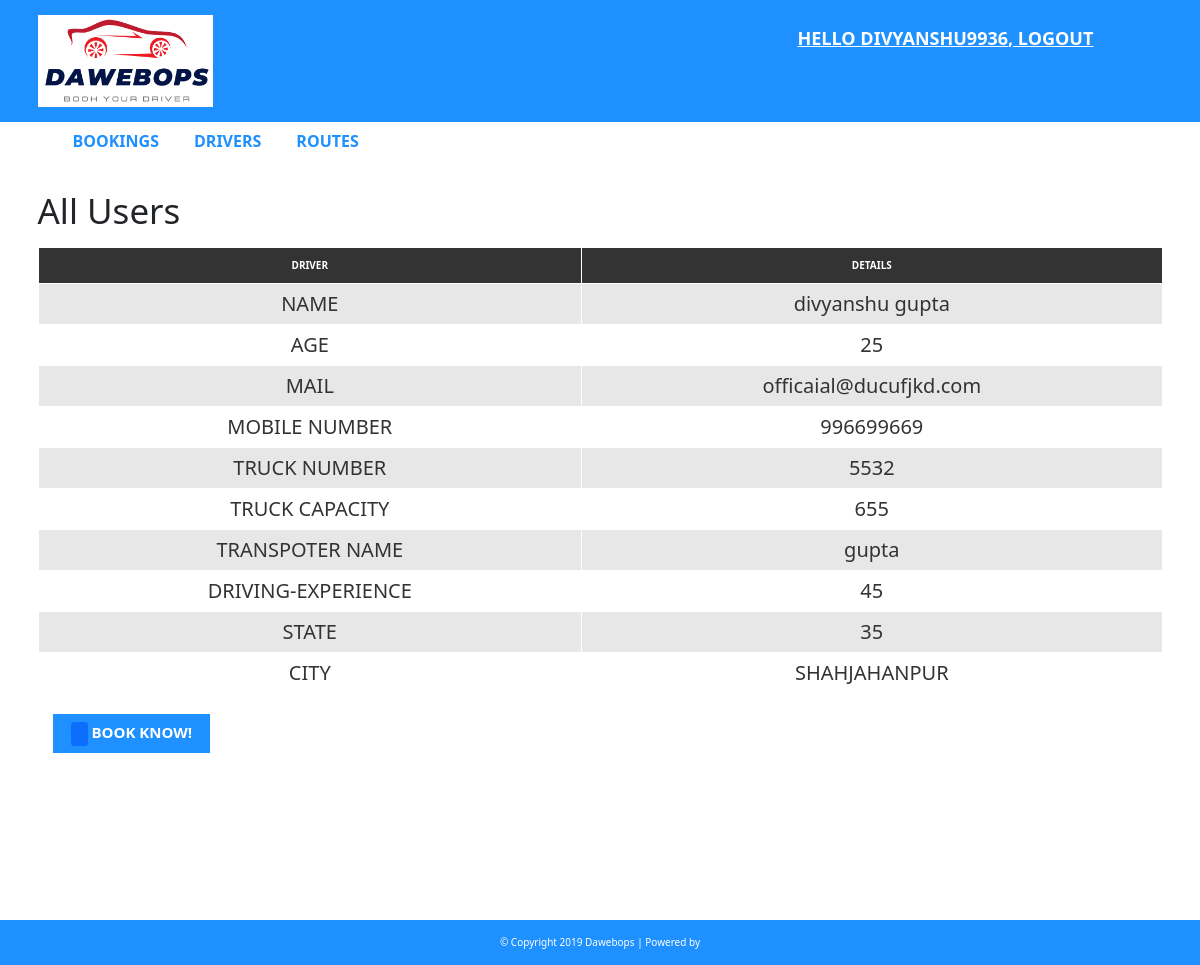
Screenshot of /admin/booking.php?id=106 (signed in) with the database file from the repository.
### tables this page shows
CREATE TABLE `user` (
  `user_id` int(10) UNSIGNED NOT NULL,
  `name` varchar(50) NOT NULL,
  `username` varchar(30) DEFAULT NULL,
  `mail` varchar(50) NOT NULL,
  `password` varchar(40) DEFAULT NULL,
  `usertype` varchar(50) NOT NULL,
  `moblie_number` int(11) NOT NULL
);

CREATE TABLE `driver` (
  `driver_id` int(10) NOT NULL,
  `uid` int(11) NOT NULL,
  `age` int(11) NOT NULL,
  `truck_number` int(50) NOT NULL,
  `truck_capacity` int(100) NOT NULL,
  `transpoter_name` varchar(50) NOT NULL,
  `driving_experience` int(11) NOT NULL,
  `state` varchar(15) NOT NULL,
  `city` varchar(15) NOT NULL
);

### admin/booking.php (the view)
<?php
	include 'header.php';
?>
<div id="admin-content">
      <div class="container">
          <div class="row">
              <div class="col-md-10">
                  <h1 class="admin-heading">All Users</h1>
              </div>
              <div class="col-md-2">
              </div>
              <div class="col-md-12">
                <?php
                        include "config.php";
                        $user_id = $_GET['id'];
                        $sql = "SELECT user.user_id,user.name, user.mail,user.moblie_number,driver.age,driver.truck_number,driver.truck_capacity,driver.transpoter_name,driver.driving_experience,driver.state,driver.city FROM user
                        LEFT JOIN driver ON driver.uid = user.user_id
                        WHERE user.user_id = {$user_id}";
                        $result = mysqli_query($conn, $sql) or die("Query Failed.");
                        if(mysqli_num_rows($result) > 0){
                          while($row = mysqli_fetch_assoc($result)) {
                      ?>
                  <table class="content-table">
                      <thead>
                          <th>DRIVER</th>
                          <th>DETAILS</th>
                      </thead>
                      <tbody>
                          <tr>
                              <td>NAME</td>
                              <td style="text-align: center;"><?php echo $row['name']; ?></td>
                          </tr>
                          <tr>
                              <td>AGE</td>
                              <td style="text-align: center;"><?php echo $row['age']; ?></td>
                          </tr><tr>
                              <td>MAIL</td>
                              <td style="text-align: center;"><?php echo $row['mail']; ?></td>
                          </tr><tr>
                              <td>MOBILE NUMBER</td>
                              <td style="text-align: center;"><?php echo $row['moblie_number']; ?></td>
                          </tr><tr>
                              <td>TRUCK NUMBER</td>
                              <td style="text-align: center;"><?php echo $row['truck_number']; ?></td>
                          </tr><tr>
                              <td>TRUCK CAPACITY</td>
                              <td style="text-align: center;"><?php echo $row['truck_capacity']; ?></td>
                          </tr><tr>
                              <td>TRANSPOTER NAME</td>
                              <td style="text-align: center;"><?php echo $row['transpoter_name']; ?></td>
                          </tr><tr>
                              <td>DRIVING-EXPERIENCE</td>
                              <td style="text-align: center;"><?php echo $row['driving_experience']; ?></td>
                          </tr><tr>
                              <td>STATE</td>
                              <td style="text-align: center;"><?php echo $row['state']; ?></td>
                          </tr><tr>
                              <td>CITY</td>
                              <td style="text-align: center;"><?php echo $row['city']; ?></td>
                          </tr>
                      </tbody>
                  </table>
           <div class="col-md-2" >
                     <a style="text-decoration: none;" class="add-new" href=""><input type="submit" name="submit" class="btn btn-primary" value="" required />
Book KNOW!</a>
              </div>
                  <?php
                          }
                        }else{
                          echo "<h2>No Record Found.</h2>";
                        }
                        ?>
              </div>
          </div>
      </div>
  </div>
<?php
	include 'footer.php';
?>

### admin/header.php (shortened to what this page needs)
<!DOCTYPE html>
<html lang="en">
    <head>
        <link rel="stylesheet" href="css/css/bootstrap.min.css" />
        <link rel="stylesheet" href="css/css/font-awesome.css">
        <link rel="stylesheet" href="css/css/style.css">
        <link href="https://cdn.jsdelivr.net/npm/bootstrap@5.0.1/dist/css/bootstrap.min.css" rel="stylesheet">
    </head>
    <body>
        <div id="header-admin">
            <div class="container">
                <div class="row">
                    <div class="col-md-2">
                        <a href="drivers.php"><img class="logo" src="images/news.png"></a>
                    </div>
                    <div class="col-md-offset-6  col-md-4">
                        <a href="logout.php" class="admin-logout">Hello <?php echo $_SESSION["username"]; ?>, logout</a>
                    </div>
                </div>
            </div>
        </div>
        <div id="admin-menubar">
            <div class="container">
                <div class="row">
                    <div class="col-md-12">
                       <ul class="admin-menu" >
                            <li>
                                <a style="text-decoration: none;" href="bookings.php">Bookings</a>
                            </li>
                            <li>
                                <a style="text-decoration: none;" href="drivers.php">Drivers</a>
                            </li>
                            <li>
                                <a style="text-decoration: none;" href="route.php">Routes</a>
                            </li>
                        </ul>
                    </div>
                </div>
            </div>
        </div>

### admin/footer.php (shortened to what this page needs)
<div id ="footer">
    <div class="container">
        <div class="row">
            <div class="col-md-12">
                <span>© Copyright 2019 Dawebops | Powered by <a ></a></span>
            </div>
        </div>
    </div>
</div>
</body>
</html>

### admin/css/css/style.css (style rules this page uses)
body { background: #f1f1f1; font-family: sans-serif,arial,Helvetica; }
a, a:hover, a:focus { text-decoration: none; outline: none; }
ul { margin:0; padding:0; list-style:none; }
img.logo { width: 100%; height: auto; display: block; }
#header-admin { background-color: #1E90FF; padding: 15px 0; }
#header-admin .admin-logout { margin: 10px 0; color: #fff; font-size: 18px; font-weight: 600; text-transform: uppercase; display: inline-block; }
#admin-menubar { background-color: #fff; }
#admin-menubar .admin-menu { font-size: 0; }
#admin-menubar .admin-menu li { display: inline-block; margin: 0 5px 0 0; }
#admin-menubar .admin-menu li a { color: #1E90FF; font-size: 16px; font-weight: 600; text-transform: uppercase; padding: 7px 15px; display: block; transition: all 0.3s; }
#admin-content { padding: 20px 0; min-height: 750px; }
#admin-content .admin-heading { font-size: 35px; margin: 0 0 15px; }
#admin-content .add-new { color: #fff; background-color: #1E90FF; font-size: 15px; font-weight: 600; text-align: center; text-transform: uppercase; padding: 7px 10px; display: block; transition: all 0.3s; }
#admin-content .content-table { border: 1px solid #000; width: 100%; margin: 0 0 20px; }
#admin-content .content-table thead { color: #fff; background-color: #333; }
#admin-content .content-table th { padding: 10px; border: 1px solid #fff; font-weight: 600; text-align: center; text-transform: uppercase; }
#admin-content .content-table tbody { color: #333; }
#admin-content .content-table tbody tr { background-color: #e7e7e7; }
#admin-content .content-table tbody tr:nth-child(even) { background-color: transparent; }
#admin-content .content-table tbody td { padding: 5px; border: 1px solid #fff; text-align: center; font-size: 20px; }
#admin-content .content-table tbody td:nth-child(2) { text-align: left; }
#footer { color: #fff; padding:15px 0; text-align:center; background-color:#1e90ff; }

### rows the page displays
user: name "divyanshu gupta", driver.age "25", mail "officaial@ducufjkd.com", moblie_number "996699669", driver.truck_number "5532", driver.truck_capacity "655", driver.transpoter_name "gupta", driver.driving_experience "45", driver.state "35", driver.city "SHAHJAHANPUR"

### other values shown
$_SESSION["username"] "DIVYANSHU9936"
